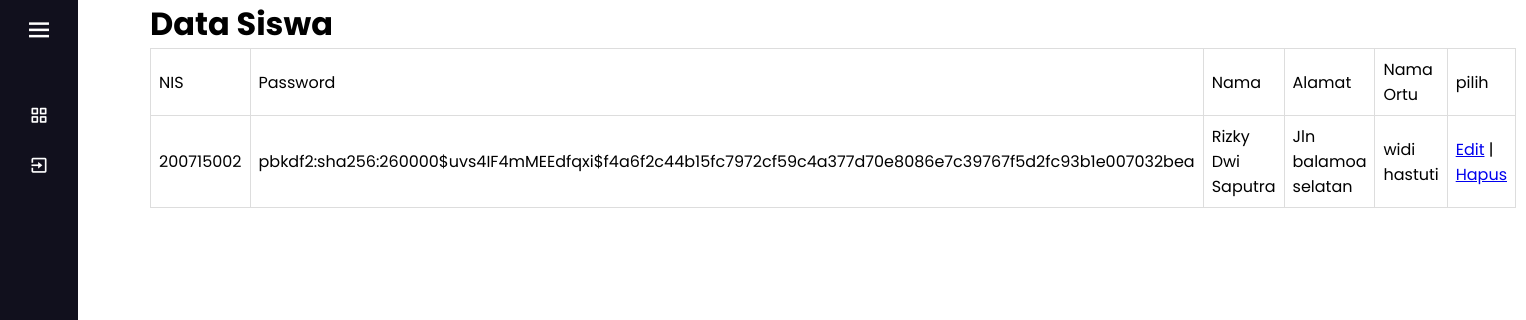
/siswa (signed in), run on the app's committed database.
### application/models.py (models this page shows)
class SISWA(UserMixin, db.Model):
    NIS = db.Column(db.String(100), primary_key=True) # primary keys are required by SQLAlchemy
    Nama = db.Column(db.String(100))
    Password = db.Column(db.String(100))
    role = db.Column(db.String(100))
    Alamat = db.Column(db.String(1000))
    NamaOrtu = db.Column(db.String(1000))
    Token = db.Column(db.String(1000))

### application/main.py (the view)
@app.route('/siswa')
@roles_required('admin','guru')
def siswa():
    siswa= SISWA.query.all()
    return render_template("dashboard/data_siswa.html", siswa=siswa, name=current_user.nama)

### application/__init__.py (called while the page is built)
@login_manager.user_loader
def load_user(user_id):
        return ADMIN.query.get(int(user_id))

### application/main.py (called while the page is built)
def roles_required(*role_names):
    def decorator(original_route):
        @wraps(original_route)
        def decorated_route(*args, **kwargs):
            if not current_user.is_authenticated:
                print('The user is not authenticated.')
                return redirect(url_for('login'))
            print(current_user.role)
            print(role_names)
            if not current_user.role in role_names:
                print('The user does not have this role.')
                return redirect(url_for('login'))
            else:
                print('The user is in this role.')
                return original_route(*args, **kwargs)
        return decorated_route
    return decorator

### application/templates/dashboard/data_siswa.html (shortened to what this page needs)
{% include 'dashboard/nav.html' %}
{% block content %}
<div class="container" style="margin-left: 150px;margin-right: 20px;">
    <div class="starter-template">
        <h1>Data Siswa</h1>
        <table class="table table-striped">
            <thead>
                <tr>
                    <td>NIS</td>
                    <td>Password</td>
                    <td>Nama</td>
                    <td>Alamat</td>
                    <td>Nama Ortu</td>
                    <td>pilih</td>
                </tr>
            </thead>
            <tbody>
                {% for row in siswa %}
                <tr>
                    <a href="/history/{{ row.NIS }}"><td>{{ row.NIS }}</td>
                    <td>{{ row.Password }}</td>
                    <td>{{ row.Nama }}</td>
                    <td>{{ row.Alamat }}</td>
                    <td>{{ row.NamaOrtu }}</td></a>
                    <td><a href="/formupdate/{{ row.NIS }}">Edit</a> | <a href="/deletesiswa/{{row.NIS}}">Hapus</a>
                    </td>
                </tr>
                {% else %}
                <tr>
                    <td colspan="2">Tidak Ada Data</td>
                </tr>
                {% endfor %}
            </tbody>
        </table>
    </div>
</div>
{% endblock %}

### application/static/css/header.css (style rules this page uses)
* { margin: 0; padding: 0; box-sizing: border-box; font-family: 'Poppins', sans-serif; }

### application/templates/dashboard/nav.html (style rules this page uses)
table { font-family: arial, sans-serif; border-collapse: collapse; width: 100%; }
td, th { border: 1px solid #dddddd; text-align: left; padding: 8px; }

### data on the page
SISWA: NIS "200715002", Password "pbkdf2:sha256:260000$uvs4IF4mMEEdfqxi$f4a6f2c44b15fc7972cf59c4a377d70e8086e7c39767f5d2fc93b1e007032bea", Nama "Rizky Dwi Saputra", Alamat "Jln balamoa selatan", NamaOrtu "widi hastuti"
